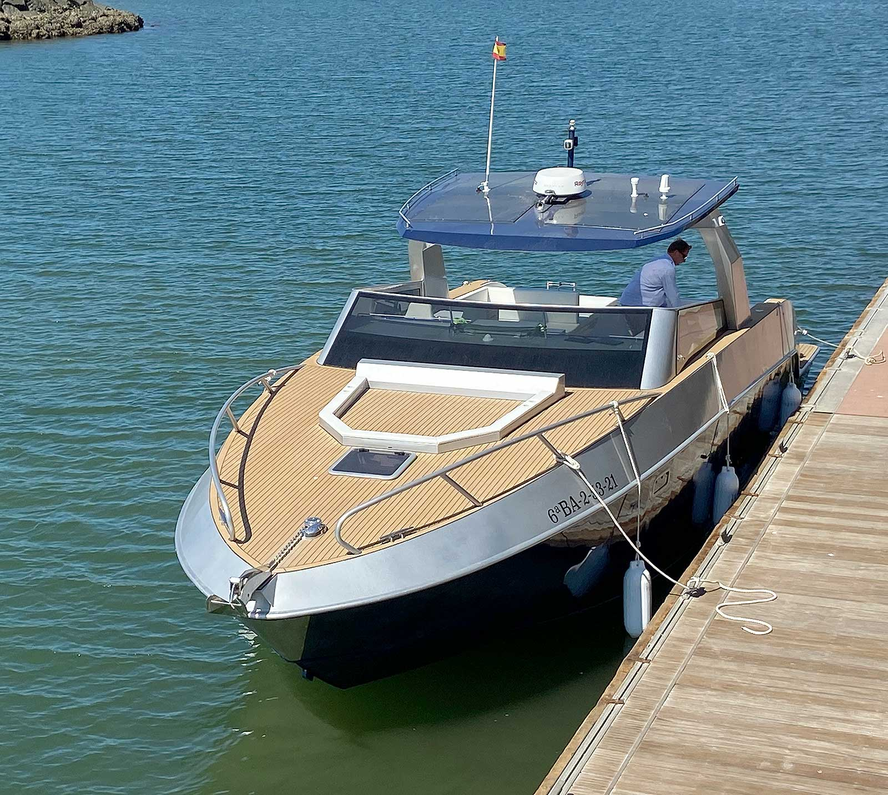
#> input picture talleres pasados/talleres/taller_9/imagenes/barco.png, 888 x 795 px, shrunk from 1600 x 1433 before the run
$ python main.py
#> lines starting #> are read from the running program, lines starting #| are printed output that depends on the picture
### taller_9/transformaciones_function.py
import numpy as np
import matplotlib.pyplot as plt

def create_img(path):
#> called with path = 'imagenes/barco.png'
    img = np.array(plt.imread(path)).astype(float)
    if img.max() > 1.0:   # si está en [0..255]
        img = img / 255.0
    return img

def gray(img):
    img_gris = np.mean(img, axis=2)
    return img_gris

def brightness_adjust(img, factor):
    img_ab = img + factor  # Ajuste brillo

    fig, axs = plt.subplots(1, 2, figsize=(10, 5))
    axs[0].imshow(img)
    axs[0].set_title('Original')
    axs[0].axis('off')

    axs[1].imshow(img_ab)
    axs[1].set_title('Ajuste brillo')
    axs[1].axis('off')

    plt.show()

# [26 lines left out: functions adjust_channel_brightness, contrast_adjust, not called in this run]

import numpy as np
import matplotlib.pyplot as plt

# [119 lines left out: functions zoom_image, binary, rotate, rgb_histogram, not called in this run]

### talleres pasados/talleres/taller_9/main.py
import transformaciones_function as tr

def menu():
    print('Selecciona una opción:')
    print('1. Ajuste de brillo')
    print('2. Ajuste canal')
    print('3. Ajuste de contraste')
    print('4. Zoom imágen')
    print('5. Binarizar imágen')
    print('6. Rotar imágen')
    print('7. Histograma RGB')
    print('8. Salir')

def main():
    barco = tr.create_img('imagenes/barco.png')

    while True:
        menu()
        opcion = int(input())
        if opcion == 1:
            factor = float(input('Ingrese el factor de brillo en valores entre 0 y 1: '))
            tr.brightness_adjust(barco, factor)
        elif opcion == 2:
            print('0. Rojo')
            print('1. Verde')
            print('2. Azul')
            channel = int(input('Ingrese el canal a ajustar (0, 1, 2): '))
            factor = float(input('Ingrese el factor de brillo en valores entre 0 y 1: '))
            tr.adjust_channel_brightness(barco, factor, channel)
        elif opcion == 3:
            factor = float(input('Ingrese el factor de contraste en valores entre 0 y 1: '))
            tr.contrast_adjust(barco, factor)
        elif opcion == 4:
            x1 = int(input('Ingrese el punto x inicial: '))
            x2 = int(input('Ingrese el punto x final: '))
            y1 = int(input('Ingrese el punto y inicial: '))
            y2 = int(input('Ingrese el punto y final: '))
            tr.zoom_image(barco, x1, x2, y1, y2)
        elif opcion == 5:
            umbral = float(input('Ingrese el umbral para binarizar la imágen: '))
            tr.binary(barco, umbral)
        elif opcion == 6:
            ang = float(input('Ingrese el ángulo de rotación: '))
            tr.rotate(barco, ang)
        elif opcion == 7:
            tr.rgb_histogram(barco)
        elif opcion == 8:
            print('Adios')
            break
        else:
            print('Opción no válida')
#> this loop made 4 passes; the answer given on pass 1: 1
#> pass 1, in brightness_adjust, `plt.show()`:
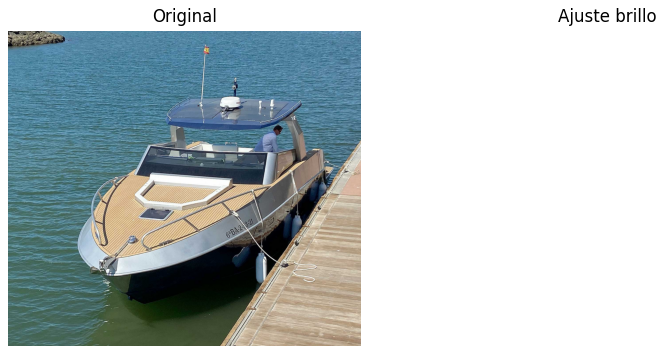
#> figure drawn by matplotlib, 2 panels

if __name__ == '__main__':
#> (the run stopped early here; a loop or call above may not have finished)
